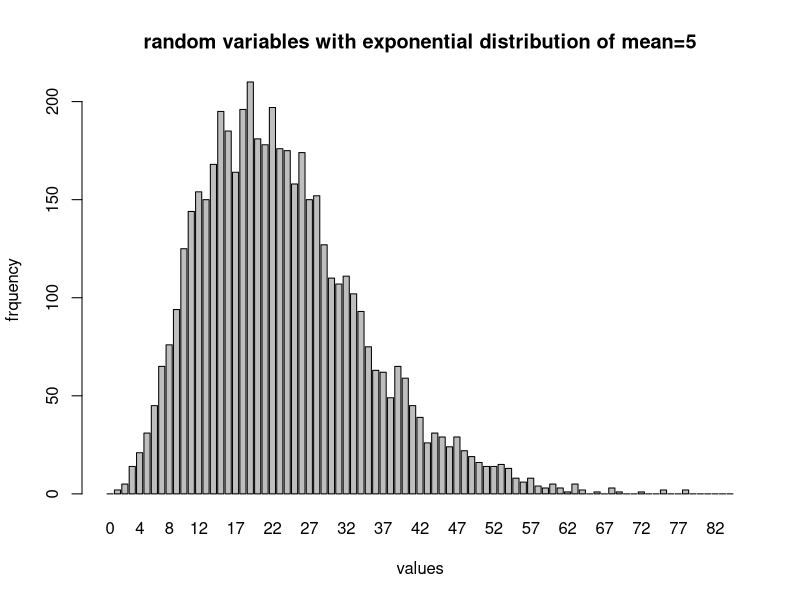

Write R code to recreate this figure.
xo<-5
count<-1	
f<-array(0,c(85))
initial<-((1597*xo+1))%% 244944	
ini1<-((1697*xo)+1)%%244911
ini2<-((1797*xo)+1)%%244923
ini3<-((1897*xo)+1)%%244977
ini4<-((1997*xo)+1)%%244887
u<-initial/244944
u2=ini1/244911;
u3=ini2/244923;
u4=ini3/244977;
u5=ini4/244987;
z<-0
xaxis<-0:84
x<-initial
x1<-ini1
x2<-ini2
x3<-ini3
x4<-ini4
x<-((1597*x)+1)%% 244944
while (count<5000){	
	u<-x/244944
	u2=x1/244911;
	u3=x2/244923;
	u4=x3/244977;
	u5=x4/244987;
	z<--5*log(u*u2*u3*u4*u5)
	f[floor(z)]<-f[floor(z)]+1
	print(paste(z))
	x <- ((1597*x)+1)%% 244944
	x1<-((1697*x1)+1)%%244911
	x2<-((1797*x2)+1)%%244923
	x3<-((1897*x3)+1)%%244977
	x4<-((1997*x4)+1)%%244887
	count<-count+1
}#using a while loop for the problem
print(f)
barplot(f,names.arg=xaxis,main="random variables with exponential distribution of mean=5",ylab="frquency",xlab="values")